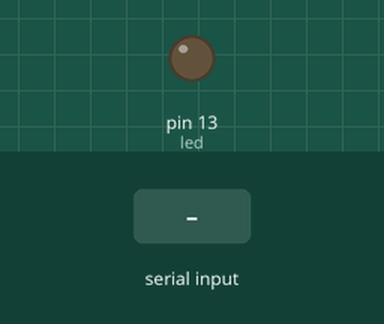
The sketch below on a simulated Arduino Uno, built with avr-gcc and run on an emulated ATmega328P. Shown: output pins drawn as LEDs (lit = HIGH). The inputs (shaded band) are chosen by the test bench. What the sketch prints to the serial monitor is not drawn.

Above: at 1.2 s.
1.3 s: "1" received over Serial
At 1.6 s:
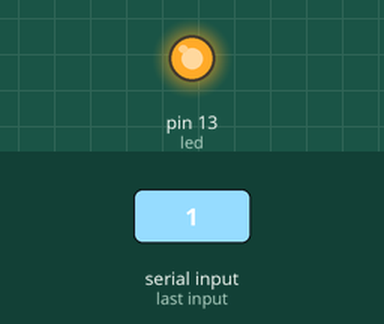
2.8 s: "0" received over Serial
At 4.0 s:
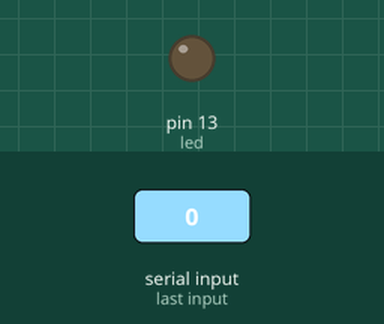
Timing chart, 0 to 5.8 s (numbered marks = the images above; inputs shaded):
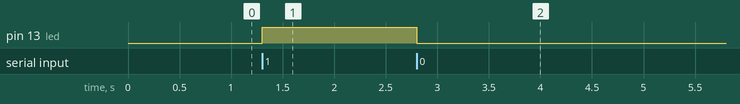

The sketch:

Python_und_Arduino.ino
```cpp
int led=13;
int wert=0;

void setup()
   {
      Serial.begin(9600);
      pinMode(led, OUTPUT);
      digitalWrite (led, LOW);
      Serial.println("Verbindungsaufbau...");
   }

void loop()
   {
     while (Serial.available())
        {
           wert = Serial.read();
        }

     if (wert == '1')
        digitalWrite (led, HIGH);

     else if (wert == '0')
        digitalWrite (led, LOW);
   }
```

Measured:
- after the input at 1.3 s, pin 13 (led): LOW → HIGH at once
- after the input at 2.8 s, pin 13 (led): HIGH → LOW at once
